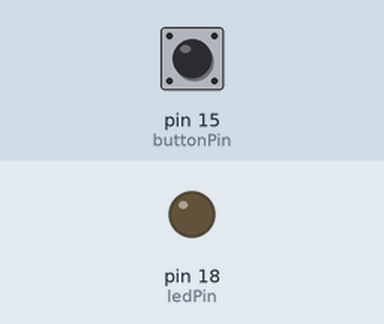
This sketch was run on a simulated Arduino Uno, built for the host (arithmetic inside an expression is 32-bit, double 64-bit). Parts: output pins drawn as LEDs (lit = HIGH). The test bench sets the inputs (shaded band); at power-on: pin 15 (buttonPin) LOW.

Above: at 1.2 s.
1.3 s: pin 15 (buttonPin) pulled HIGH for 0.15 s
At 2.5 s:
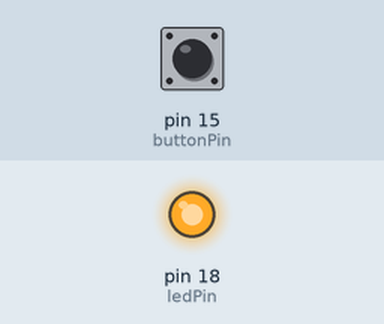
2.9 s: pin 15 (buttonPin) pulled HIGH for 1 s
At 3.7 s:
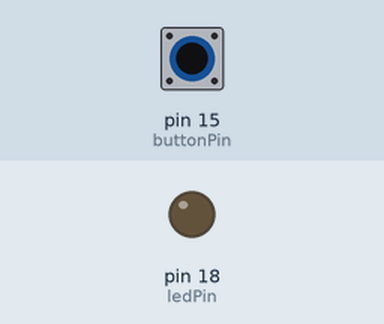
5.4 s: pin 15 (buttonPin) pulled HIGH for 3.2 s
At 6.8 s:
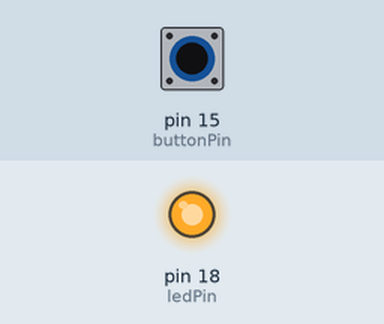
Timing chart, 0 to 8.4 s (numbered marks = the images above; inputs shaded):
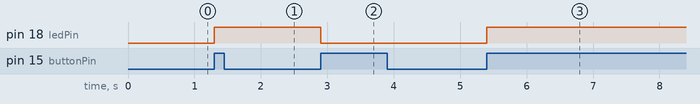

Measured:
- after the input at 1.3 s, pin 18 (ledPin): LOW → HIGH at once
- after the input at 2.9 s, pin 18 (ledPin): HIGH → LOW at once
- after the input at 5.4 s, pin 18 (ledPin): LOW → HIGH at once

The sketch:

Button_Toggle_LED.ino
```cpp
int buttonPin = 15;    // Pin for the push button
int ledPin = 18;      // Pin for the LED
int buttonState = 0;        // Current state of the button
int lastButtonState = 0;    // Previous state of the button

void setup() {
  pinMode(buttonPin, INPUT_PULLDOWN);  // Set the button pin as input
  pinMode(ledPin, OUTPUT);   // Set the LED pin as output
}

void loop() {
  buttonState = digitalRead(buttonPin);     // Read the state of the button
  if (buttonState != lastButtonState) {     // If the button state has changed
    if (buttonState == HIGH) {               // If the button is pressed
      digitalWrite(ledPin, !digitalRead(ledPin));  // Toggle the LED state
    }
    delay(50);                              // Debounce delay
  }
  lastButtonState = buttonState;            // Save the current button state for next loop
}
```
